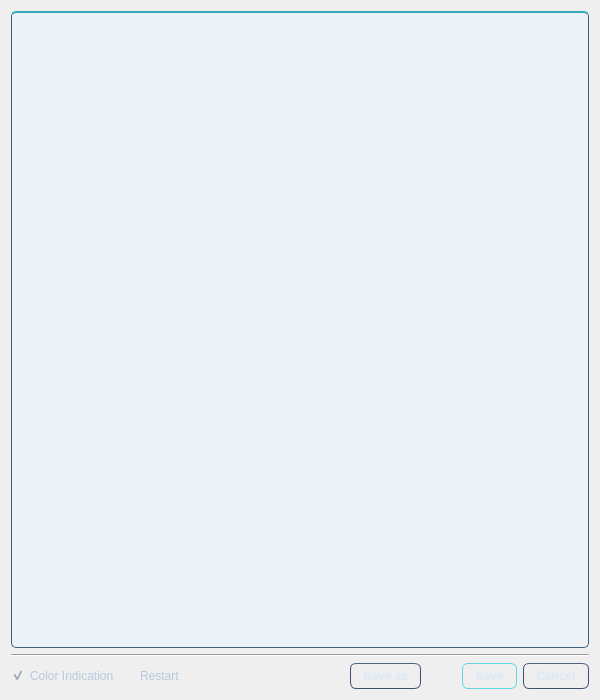
<?xml version="1.0" encoding="UTF-8"?>
<ui version="4.0">
 <class>config_dialog</class>
 <widget class="QDialog" name="config_dialog">
  <property name="styleSheet">
   <string notr="true">/* Technic / Midnight Command. Qt 5 QSS, no assets or behavioural properties.
   Light data surfaces deliberately retain dark text: model status brushes include
   saturated yellow, green, cyan, white and red. Never override item backgrounds. */
QMainWindow, QDialog {
    background: qlineargradient(x1:0, y1:0, x2:1, y2:1,
        stop:0 #152237, stop:0.5 #0e192a, stop:1 #0a1321);
}
QWidget {
    font-family: "Segoe UI", "Tahoma", sans-serif;
    font-size: 12px;
    color: #dbe6f3;
}
QWidget#centralwidget { background: transparent; }
QLabel, QCheckBox { background: transparent; }
QLabel { color: #9fb3ca; }
QPushButton {
    background: qlineargradient(x1:0, y1:0, x2:0, y2:1,
        stop:0 #263950, stop:1 #1b2b40);
    color: #dce8f5;
    border: 1px solid #3a506b;
    border-top-color: #4c6380;
    border-radius: 6px;
    padding: 5px 12px;
    font-weight: 600;
}
QPushButton:hover {
    background: qlineargradient(x1:0, y1:0, x2:0, y2:1,
        stop:0 #304b66, stop:1 #233c55);
    border-color: #4d9baa; color: #ffffff;
}
QPushButton:pressed { background: #13273c; border-color: #54d7df; }
QPushButton:focus { border-color: #75e6ef; }
QPushButton:default { border-color: #61d7e2; }
/* Filled primary: preparation check. */
QPushButton#check_button {
    background: qlineargradient(x1:0, y1:0, x2:0, y2:1,
        stop:0 #188b9f, stop:1 #126276);
    color: #ffffff; border-color: #36a9b8; border-top-color: #66c9d3;
}
QPushButton#check_button:hover { background: #1b94a5; border-color: #85e3e8; }
QPushButton#check_button:pressed { background: #105265; }
/* Flight actions: muted emerald, not an indication of readiness. */
QPushButton#start_button, QPushButton#takeoff_button {
    background: qlineargradient(x1:0, y1:0, x2:0, y2:1,
        stop:0 #226756, stop:1 #184b42);
    color: #defbf0; border-color: #378a73; border-top-color: #56a88e;
}
QPushButton#start_button:hover, QPushButton#takeoff_button:hover {
    background: #287e66; border-color: #74cfaa;
}
QPushButton#start_button:pressed, QPushButton#takeoff_button:pressed { background: #133f36; }
QPushButton#pause_button, QPushButton#flip_button {
    background: qlineargradient(x1:0, y1:0, x2:0, y2:1,
        stop:0 #493c26, stop:1 #332e24);
    color: #f3d59c; border-color: #7a653f; border-top-color: #9a7d4d;
}
QPushButton#pause_button:hover, QPushButton#flip_button:hover {
    background: #59482b; border-color: #c3a164;
}
QPushButton#pause_button:pressed, QPushButton#flip_button:pressed { background: #2c261e; }
QPushButton#land_selected_button { color: #b7deec; border-color: #4a7187; }
QPushButton#land_all_button, QPushButton#disarm_all_button,
QPushButton#disarm_selected_button {
    background: qlineargradient(x1:0, y1:0, x2:0, y2:1,
        stop:0 #442c3a, stop:1 #302333);
    color: #f3b6c1; border-color: #7c485c; border-top-color: #9b5b6e;
}
QPushButton#land_all_button:hover, QPushButton#disarm_all_button:hover,
QPushButton#disarm_selected_button:hover { background: #593244; border-color: #c47b8e; }
QPushButton#land_all_button:pressed, QPushButton#disarm_all_button:pressed,
QPushButton#disarm_selected_button:pressed { background: #291b25; }
/* Emergency remains distinct. Command scope and confirmation logic unchanged. */
QPushButton#emergency_land_button {
    background: qlineargradient(x1:0, y1:0, x2:0, y2:1,
        stop:0 #c23b50, stop:1 #94263d);
    color: #ffffff; border-color: #e06a7b; border-top-color: #f18b96;
    font-weight: 700;
}
QPushButton#emergency_land_button:hover { background: #d1475c; border-color: #ffb0bb; }
QPushButton#emergency_land_button:pressed { background: #782236; }
/* ID specificity is required so disabled operational buttons stay subdued. */
QPushButton:disabled, QPushButton#check_button:disabled,
QPushButton#start_button:disabled, QPushButton#takeoff_button:disabled,
QPushButton#pause_button:disabled, QPushButton#flip_button:disabled,
QPushButton#land_selected_button:disabled, QPushButton#land_all_button:disabled,
QPushButton#disarm_all_button:disabled, QPushButton#disarm_selected_button:disabled,
QPushButton#emergency_land_button:disabled {
    background: #182337; color: #65778d;
    border-color: #2b3b50; border-top-color: #2b3b50;
}
QLineEdit, QSpinBox, QDoubleSpinBox, QComboBox {
    background: #0c1727; color: #e4eef9;
    border: 1px solid #3a526c; border-radius: 5px;
    padding: 4px; selection-background-color: #236d87; selection-color: #ffffff;
}
QLineEdit:focus, QSpinBox:focus, QDoubleSpinBox:focus, QComboBox:focus { border-color: #54d1dc; }
QLineEdit:disabled, QSpinBox:disabled, QDoubleSpinBox:disabled, QComboBox:disabled {
    background: #172132; color: #65778d; border-color: #2b3b50;
}
QComboBox QAbstractItemView {
    background: #1a2b41; color: #e4eef9; border: 1px solid #44617d;
    selection-background-color: #25506c; selection-color: #ffffff;
}
QCheckBox { spacing: 5px; color: #b8c9dc; }
QCheckBox:disabled { color: #65778d; }
/* Do not style ::item backgrounds/hover: retain original diagnostic brushes.
   This also reaches the CopterTableWidget created at runtime. */
QTableView, QTreeView, QListView {
    background: #edf2f7; alternate-background-color: #e6edf5; color: #17283b;
    border: 1px solid #3c617c; border-top: 2px solid #36acbb;
    border-radius: 5px; gridline-color: #c6d2e0;
    selection-background-color: #b8dce9; selection-color: #102d43;
}
QTableView QLineEdit, QTreeView QLineEdit {
    background: #ffffff; color: #17283b; border-color: #2492a5;
    selection-background-color: #b8dce9; selection-color: #102d43;
}
QHeaderView { background: #182c43; }
QHeaderView::section {
    background: qlineargradient(x1:0, y1:0, x2:0, y2:1,
        stop:0 #233d56, stop:1 #172c43);
    color: #d9edf7; font-weight: 600;
    padding: 6px 5px; border: none;
    border-right: 1px solid #35516c; border-bottom: 1px solid #3d778b;
}
QHeaderView::section:hover { background: #2b506a; color: #ffffff; }
QTableCornerButton::section { background: #1b324b; border: 1px solid #35516c; }
QMenuBar {
    background: #0a1423; color: #b9cde3;
    border-bottom: 1px solid #2f566c; padding: 3px;
}
QMenuBar::item { background: transparent; padding: 6px 12px; border-radius: 4px; }
QMenuBar::item:selected { background: #203d55; color: #8aebf0; }
QMenuBar::item:pressed { background: #2b526b; color: #ffffff; }
QMenu {
    background: #17283d; color: #dbe6f3;
    border: 1px solid #44617d; padding: 4px;
}
QMenu::item { padding: 6px 24px; border-radius: 3px; }
QMenu::item:selected { background: #28516a; color: #ffffff; }
QMenu::item:disabled { color: #65778d; }
QMenu::separator { height: 1px; background: #354c65; margin: 5px 8px; }
QStatusBar { background: #0a1423; color: #9fb7cf; border-top: 1px solid #2b455e; }
QStatusBar::item { border: none; }
QStatusBar QLabel { color: #a7c0d8; }
QFrame[frameShape="4"], QFrame[frameShape="5"] { color: #344b64; }
QToolTip { background: #213951; color: #f0f7ff; border: 1px solid #54869b; padding: 6px; }
</string>
  </property>
  <property name="geometry">
   <rect>
    <x>0</x>
    <y>0</y>
    <width>600</width>
    <height>700</height>
   </rect>
  </property>
  <property name="windowTitle">
   <string>Config Editor</string>
  </property>
  <property name="modal">
   <bool>false</bool>
  </property>
  <layout class="QGridLayout" name="gridLayout">
   <item row="0" column="0">
    <widget class="QTreeView" name="config_view">
     <property name="editTriggers">
      <set>QAbstractItemView::DoubleClicked|QAbstractItemView::EditKeyPressed|QAbstractItemView::SelectedClicked</set>
     </property>
     <attribute name="headerCascadingSectionResizes">
      <bool>false</bool>
     </attribute>
     <attribute name="headerDefaultSectionSize">
      <number>250</number>
     </attribute>
    </widget>
   </item>
   <item row="2" column="0">
    <layout class="QGridLayout" name="gridLayout_2">
     <item row="0" column="2">
      <spacer name="horizontalSpacer">
       <property name="orientation">
        <enum>Qt::Horizontal</enum>
       </property>
       <property name="sizeHint" stdset="0">
        <size>
         <width>40</width>
         <height>20</height>
        </size>
       </property>
      </spacer>
     </item>
     <item row="0" column="1">
      <widget class="QCheckBox" name="do_restart">
       <property name="text">
        <string>Restart</string>
       </property>
       <property name="shortcut">
        <string>R</string>
       </property>
      </widget>
     </item>
     <item row="0" column="4">
      <widget class="QDialogButtonBox" name="buttonBox">
       <property name="standardButtons">
        <set>QDialogButtonBox::Cancel|QDialogButtonBox::Save</set>
       </property>
      </widget>
     </item>
     <item row="0" column="0">
      <widget class="QCheckBox" name="do_coloring">
       <property name="text">
        <string>Color Indication</string>
       </property>
       <property name="checked">
        <bool>true</bool>
       </property>
      </widget>
     </item>
     <item row="0" column="3">
      <widget class="QPushButton" name="save_as_button">
       <property name="text">
        <string>Save as</string>
       </property>
      </widget>
     </item>
    </layout>
   </item>
   <item row="1" column="0">
    <widget class="Line" name="line">
     <property name="orientation">
      <enum>Qt::Horizontal</enum>
     </property>
    </widget>
   </item>
  </layout>
 </widget>
 <resources/>
 <connections>
  <connection>
   <sender>buttonBox</sender>
   <signal>accepted()</signal>
   <receiver>config_dialog</receiver>
   <slot>accept()</slot>
   <hints>
    <hint type="sourcelabel">
     <x>260</x>
     <y>237</y>
    </hint>
    <hint type="destinationlabel">
     <x>157</x>
     <y>246</y>
    </hint>
   </hints>
  </connection>
  <connection>
   <sender>buttonBox</sender>
   <signal>rejected()</signal>
   <receiver>config_dialog</receiver>
   <slot>reject()</slot>
   <hints>
    <hint type="sourcelabel">
     <x>260</x>
     <y>239</y>
    </hint>
    <hint type="destinationlabel">
     <x>267</x>
     <y>246</y>
    </hint>
   </hints>
  </connection>
 </connections>
</ui>
